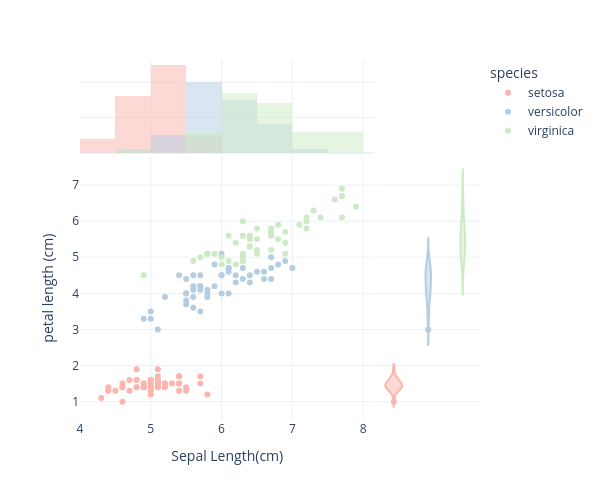

Notebook source saved alongside this figure:
### Code cell
fig = px.scatter(df, x = 'sepal_length',y = 'petal_length', #导入数据,并指定两个轴的数据(关键字参数)
                 color = 'species',#根据关键字列指定不同的颜色,这里这列表示种类,按照种类绘制
                 marginal_x = 'histogram', marginal_y = 'violin',#在边缘添加箱型图
                 template = "plotly_white", #
                 width = 600,height = 500,
                 color_discrete_sequence = px.colors.qualitative.Pastel1,
                 labels = {"sepal_length":"Sepal Length(cm)",
                           "petal_length":"petal length (cm)"})
fig.show()

### Figure 1 — Plotly figure (JSON) as saved in the notebook; plotly's stock layout.template omitted (floating-point values rounded to 4 significant figures)
{"data": [{"hovertemplate": "species=setosa<br>Sepal Length(cm)=%{x}<br>petal length (cm)=%{y}<extra></extra>", "legendgroup": "setosa", "marker": {"color": "rgb(251,180,174)", "symbol": "circle"}, "mode": "markers", "name": "setosa", "orientation": "v", "showlegend": true, "type": "scatter", "x": [5.1, 4.9, 4.7, 4.6, 5, 5.4, 4.6, 5, 4.4, 4.9, 5.4, 4.8, 4.8, 4.3, 5.8, 5.7, 5.4, 5.1, 5.7, 5.1, 5.4, 5.1, 4.6, 5.1, 4.8, 5, 5, 5.2, 5.2, 4.7, 4.8, 5.4, 5.2, 5.5, 4.9, 5, 5.5, 4.9, 4.4, 5.1, 5, 4.5, 4.4, 5, 5.1, 4.8, 5.1, 4.6, 5.3, 5], "xaxis": "x", "y": [1.4, 1.4, 1.3, 1.5, 1.4, 1.7, 1.4, 1.5, 1.4, 1.5, 1.5, 1.6, 1.4, 1.1, 1.2, 1.5, 1.3, 1.4, 1.7, 1.5, 1.7, 1.5, 1, 1.7, 1.9, 1.6, 1.6, 1.5, 1.4, 1.6, 1.6, 1.5, 1.5, 1.4, 1.5, 1.2, 1.3, 1.4, 1.3, 1.5, 1.3, 1.3, 1.3, 1.6, 1.9, 1.4, 1.6, 1.4, 1.5, 1.4], "yaxis": "y"}, {"alignmentgroup": "True", "bingroup": "x", "hovertemplate": "species=setosa<br>Sepal Length(cm)=%{x}<br>count=%{y}<extra></extra>", "legendgroup": "setosa", "marker": {"color": "rgb(251,180,174)"}, "name": "setosa", "offsetgroup": "setosa", "opacity": 0.5, "showlegend": false, "type": "histogram", "x": [5.1, 4.9, 4.7, 4.6, 5, 5.4, 4.6, 5, 4.4, 4.9, 5.4, 4.8, 4.8, 4.3, 5.8, 5.7, 5.4, 5.1, 5.7, 5.1, 5.4, 5.1, 4.6, 5.1, 4.8, 5, 5, 5.2, 5.2, 4.7, 4.8, 5.4, 5.2, 5.5, 4.9, 5, 5.5, 4.9, 4.4, 5.1, 5, 4.5, 4.4, 5, 5.1, 4.8, 5.1, 4.6, 5.3, 5], "xaxis": "x3", "yaxis": "y3"}, {"alignmentgroup": "True", "hovertemplate": "species=setosa<br>petal length (cm)=%{y}<extra></extra>", "legendgroup": "setosa", "marker": {"color": "rgb(251,180,174)", "symbol": "circle"}, "name": "setosa", "offsetgroup": "setosa", "scalegroup": "y", "showlegend": false, "type": "violin", "xaxis": "x2", "y": [1.4, 1.4, 1.3, 1.5, 1.4, 1.7, 1.4, 1.5, 1.4, 1.5, 1.5, 1.6, 1.4, 1.1, 1.2, 1.5, 1.3, 1.4, 1.7, 1.5, 1.7, 1.5, 1, 1.7, 1.9, 1.6, 1.6, 1.5, 1.4, 1.6, 1.6, 1.5, 1.5, 1.4, 1.5, 1.2, 1.3, 1.4, 1.3, 1.5, 1.3, 1.3, 1.3, 1.6, 1.9, 1.4, 1.6, 1.4, 1.5, 1.4], "yaxis": "y2"}, {"hovertemplate": "species=versicolor<br>Sepal Length(cm)=%{x}<br>petal length (cm)=%{y}<extra></extra>", "legendgroup": "versicolor", "marker": {"color": "rgb(179,205,227)", "symbol": "circle"}, "mode": "markers", "name": "versicolor", "orientation": "v", "showlegend": true, "type": "scatter", "x": [7, 6.4, 6.9, 5.5, 6.5, 5.7, 6.3, 4.9, 6.6, 5.2, 5, 5.9, 6, 6.1, 5.6, 6.7, 5.6, 5.8, 6.2, 5.6, 5.9, 6.1, 6.3, 6.1, 6.4, 6.6, 6.8, 6.7, 6, 5.7, 5.5, 5.5, 5.8, 6, 5.4, 6, 6.7, 6.3, 5.6, 5.5, 5.5, 6.1, 5.8, 5, 5.6, 5.7, 5.7, 6.2, 5.1, 5.7], "xaxis": "x", "y": [4.7, 4.5, 4.9, 4, 4.6, 4.5, 4.7, 3.3, 4.6, 3.9, 3.5, 4.2, 4, 4.7, 3.6, 4.4, 4.5, 4.1, 4.5, 3.9, 4.8, 4, 4.9, 4.7, 4.3, 4.4, 4.8, 5, 4.5, 3.5, 3.8, 3.7, 3.9, 5.1, 4.5, 4.5, 4.7, 4.4, 4.1, 4, 4.4, 4.6, 4, 3.3, 4.2, 4.2, 4.2, 4.3, 3, 4.1], "yaxis": "y"}, {"alignmentgroup": "True", "bingroup": "x", "hovertemplate": "species=versicolor<br>Sepal Length(cm)=%{x}<br>count=%{y}<extra></extra>", "legendgroup": "versicolor", "marker": {"color": "rgb(179,205,227)"}, "name": "versicolor", "offsetgroup": "versicolor", "opacity": 0.5, "showlegend": false, "type": "histogram", "x": [7, 6.4, 6.9, 5.5, 6.5, 5.7, 6.3, 4.9, 6.6, 5.2, 5, 5.9, 6, 6.1, 5.6, 6.7, 5.6, 5.8, 6.2, 5.6, 5.9, 6.1, 6.3, 6.1, 6.4, 6.6, 6.8, 6.7, 6, 5.7, 5.5, 5.5, 5.8, 6, 5.4, 6, 6.7, 6.3, 5.6, 5.5, 5.5, 6.1, 5.8, 5, 5.6, 5.7, 5.7, 6.2, 5.1, 5.7], "xaxis": "x3", "yaxis": "y3"}, {"alignmentgroup": "True", "hovertemplate": "species=versicolor<br>petal length (cm)=%{y}<extra></extra>", "legendgroup": "versicolor", "marker": {"color": "rgb(179,205,227)", "symbol": "circle"}, "name": "versicolor", "offsetgroup": "versicolor", "scalegroup": "y", "showlegend": false, "type": "violin", "xaxis": "x2", "y": [4.7, 4.5, 4.9, 4, 4.6, 4.5, 4.7, 3.3, 4.6, 3.9, 3.5, 4.2, 4, 4.7, 3.6, 4.4, 4.5, 4.1, 4.5, 3.9, 4.8, 4, 4.9, 4.7, 4.3, 4.4, 4.8, 5, 4.5, 3.5, 3.8, 3.7, 3.9, 5.1, 4.5, 4.5, 4.7, 4.4, 4.1, 4, 4.4, 4.6, 4, 3.3, 4.2, 4.2, 4.2, 4.3, 3, 4.1], "yaxis": "y2"}, {"hovertemplate": "species=virginica<br>Sepal Length(cm)=%{x}<br>petal length (cm)=%{y}<extra></extra>", "legendgroup": "virginica", "marker": {"color": "rgb(204,235,197)", "symbol": "circle"}, "mode": "markers", "name": "virginica", "orientation": "v", "showlegend": true, "type": "scatter", "x": [6.3, 5.8, 7.1, 6.3, 6.5, 7.6, 4.9, 7.3, 6.7, 7.2, 6.5, 6.4, 6.8, 5.7, 5.8, 6.4, 6.5, 7.7, 7.7, 6, 6.9, 5.6, 7.7, 6.3, 6.7, 7.2, 6.2, 6.1, 6.4, 7.2, 7.4, 7.9, 6.4, 6.3, 6.1, 7.7, 6.3, 6.4, 6, 6.9, 6.7, 6.9, 5.8, 6.8, 6.7, 6.7, 6.3, 6.5, 6.2, 5.9], "xaxis": "x", "y": [6, 5.1, 5.9, 5.6, 5.8, 6.6, 4.5, 6.3, 5.8, 6.1, 5.1, 5.3, 5.5, 5, 5.1, 5.3, 5.5, 6.7, 6.9, 5, 5.7, 4.9, 6.7, 4.9, 5.7, 6, 4.8, 4.9, 5.6, 5.8, 6.1, 6.4, 5.6, 5.1, 5.6, 6.1, 5.6, 5.5, 4.8, 5.4, 5.6, 5.1, 5.1, 5.9, 5.7, 5.2, 5, 5.2, 5.4, 5.1], "yaxis": "y"}, {"alignmentgroup": "True", "bingroup": "x", "hovertemplate": "species=virginica<br>Sepal Length(cm)=%{x}<br>count=%{y}<extra></extra>", "legendgroup": "virginica", "marker": {"color": "rgb(204,235,197)"}, "name": "virginica", "offsetgroup": "virginica", "opacity": 0.5, "showlegend": false, "type": "histogram", "x": [6.3, 5.8, 7.1, 6.3, 6.5, 7.6, 4.9, 7.3, 6.7, 7.2, 6.5, 6.4, 6.8, 5.7, 5.8, 6.4, 6.5, 7.7, 7.7, 6, 6.9, 5.6, 7.7, 6.3, 6.7, 7.2, 6.2, 6.1, 6.4, 7.2, 7.4, 7.9, 6.4, 6.3, 6.1, 7.7, 6.3, 6.4, 6, 6.9, 6.7, 6.9, 5.8, 6.8, 6.7, 6.7, 6.3, 6.5, 6.2, 5.9], "xaxis": "x3", "yaxis": "y3"}, {"alignmentgroup": "True", "hovertemplate": "species=virginica<br>petal length (cm)=%{y}<extra></extra>", "legendgroup": "virginica", "marker": {"color": "rgb(204,235,197)", "symbol": "circle"}, "name": "virginica", "offsetgroup": "virginica", "scalegroup": "y", "showlegend": false, "type": "violin", "xaxis": "x2", "y": [6, 5.1, 5.9, 5.6, 5.8, 6.6, 4.5, 6.3, 5.8, 6.1, 5.1, 5.3, 5.5, 5, 5.1, 5.3, 5.5, 6.7, 6.9, 5, 5.7, 4.9, 6.7, 4.9, 5.7, 6, 4.8, 4.9, 5.6, 5.8, 6.1, 6.4, 5.6, 5.1, 5.6, 6.1, 5.6, 5.5, 4.8, 5.4, 5.6, 5.1, 5.1, 5.9, 5.7, 5.2, 5, 5.2, 5.4, 5.1], "yaxis": "y2"}], "layout": {"barmode": "overlay", "height": 500, "legend": {"title": {"text": "species"}, "tracegroupgap": 0}, "margin": {"t": 60}, "width": 600, "xaxis": {"anchor": "y", "autorange": true, "domain": [0, 0.7363], "range": [4, 8.162], "title": {"text": "Sepal Length(cm)"}, "type": "linear"}, "xaxis2": {"anchor": "y2", "autorange": true, "domain": [0.7413, 1], "matches": "x2", "range": [-0.5, 2.5], "showgrid": false, "showline": false, "showticklabels": false, "ticks": "", "type": "category"}, "xaxis3": {"anchor": "y3", "autorange": true, "domain": [0, 0.7363], "matches": "x", "range": [4, 8.162], "showgrid": true, "showticklabels": false, "type": "linear"}, "xaxis4": {"anchor": "y4", "domain": [0.7413, 1], "matches": "x2", "showgrid": false, "showline": false, "showticklabels": false, "ticks": ""}, "yaxis": {"anchor": "x", "autorange": true, "domain": [0, 0.7326], "range": [0.4909, 7.8], "title": {"text": "petal length (cm)"}, "type": "linear"}, "yaxis2": {"anchor": "x2", "autorange": true, "domain": [0, 0.7326], "matches": "y", "range": [0.4909, 7.8], "showgrid": true, "showticklabels": false, "type": "linear"}, "yaxis3": {"anchor": "x3", "autorange": true, "domain": [0.7426, 1], "matches": "y3", "range": [0, 26.32], "showgrid": true, "showline": false, "showticklabels": false, "ticks": ""}, "yaxis4": {"anchor": "x4", "domain": [0.7426, 1], "matches": "y3", "showgrid": true, "showline": false, "showticklabels": false, "ticks": ""}}}
